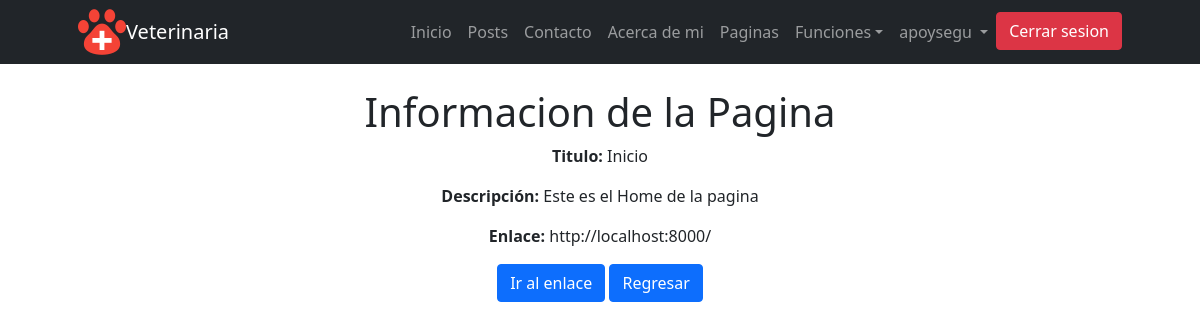
The page /pages/1/ (signed in) on the database its author committed.
### veterinaria/models.py (models this page shows, shortened)
class Page(models.Model):
    id = models.AutoField(primary_key=True)
    titulo = models.CharField(max_length=50)
    contenido = models.TextField()
    slug = models.CharField('Slug', max_length = 150, unique = True)
    class Meta:
        verbose_name = 'Pagina'
        verbose_name_plural = 'Paginas'

### veterinaria/views.py (the view)
# urls.py: path("pages/<pk>/", PageDetail.as_view(), name="page_detail"),
class PageDetail(LoginRequiredMixin,DetailView):
    model = Page
    template_name = "veterinaria/page_detail.html"

### veterinaria/templates/veterinaria/page_detail.html
{% extends 'veterinaria/padre.html' %}
{% block content %}
<div class="container-sm mt-3">
    <h1 class="text-center mt-4">Informacion de la Pagina</h1>
    <p class="text-center"> <strong>Titulo: </strong> {{page.titulo}} </p>
    <p class="text-center"> <strong>Descripción:</strong> {{page.contenido}}</p>
    <p class="text-center"> <strong>Enlace: </strong> {{page.slug}}</p>
    <p class="text-center" >
        <a href="{{page.slug}}" class = "btn btn-primary">Ir al enlace</a>   <a href="{% url 'pages' %}" class = "btn btn-primary">Regresar</a>
    </p>
</div>
{% endblock  %}

### veterinaria/templates/veterinaria/padre.html (shortened to what this page needs)
<!DOCTYPE html>
<html lang="en">
    <head>
        {% load static  %}
        <link href="https://cdn.jsdelivr.net/npm/bootstrap-icons@1.5.0/font/bootstrap-icons.css" rel="stylesheet" />
        <link href="{% static 'veterinaria/css/styles.css'%}" rel="stylesheet" />
    </head>
    <body class="d-flex flex-column h-100">
        <main class="flex-shrink-0">
            <nav class="navbar navbar-expand-lg navbar-dark bg-dark">
                <div class="container px-5">
                    <img src="{%static 'veterinaria/assets/icons8-veterinarian-48.png'%}" alt=""><a class="navbar-brand" mx-8  href="{% url 'index' %}" >Veterinaria</a>
                    <div class="collapse navbar-collapse" id="navbarSupportedContent">
                        <ul class="navbar-nav ms-auto mb-2 mb-lg-0">
                            <li class="nav-item"><a class="nav-link" href="{% url 'index' %}">Inicio</a></li>
                            <li class="nav-item"><a class="nav-link" href="{% url 'posts' %}">Posts</a></li>
                            <li class="nav-item"><a class="nav-link" href="{% url 'contacto' %}">Contacto</a></li>
                            <li class="nav-item"><a class="nav-link" href="{% url 'about' %}">Acerca de mi</a></li>
                            <li class="nav-item"><a class="nav-link" href="{% url 'pages' %}">Paginas</a></li>
                            <li class="nav-item dropdown">
                                <a class="nav-link dropdown-toggle" href="#" id="navbarScrollingDropdown" role="button" data-bs-toggle="dropdown" aria-expanded="false">Funciones</a>
                            <li class="nav-item">
                                {% if not request.user.is_authenticated %}
                                    <a class="btn btn-primary" href="{% url 'login' %}">Iniciar sesion</a>
                                {% else %}
                                <li class="nav-item dropdown">
                                    <a class="nav-link dropdown-toggle" href="#" id="navbarScrollingDropdown" role="button" data-bs-toggle="dropdown" aria-expanded="false">
                                      {{request.user.username}}{% if imagen %}<img src = "{{imagen}}"width="30" height="30" />{% endif %}
                                    </a>
                                <li><a class="btn btn-danger" href="{% url 'logout' %}">Cerrar sesion</a></li>
                                {% endif %}
                            </li>
                        </ul>
                    </div>
                </div>
            </nav>
            {% block content %}{% endblock content %}
    </body>
</html>

### rows shown on the page
Page: titulo "Inicio", contenido "Este es el Home de la pagina", slug "http://localhost:8000/"

### other values the page prints
{{ request.user.username }} "apoysegu"
